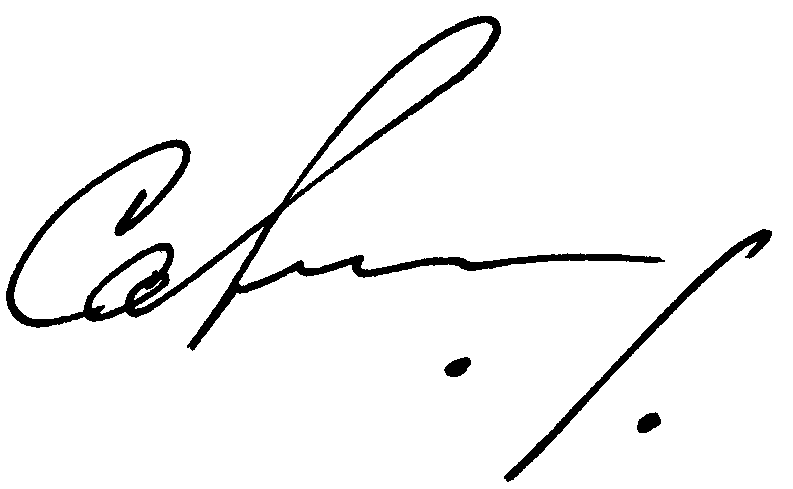
#> input picture 1.png, 793 x 489 px
$ python main.py   (older library calls are emulated)
#> lines starting #> are read from the running program, lines starting #| are printed output that depends on the picture; after the words box and inside, x2 and y2 are one past the last pixel; in counts of white or black regions, pixels touching at a corner belong together; long printed decimals are rounded
import cv2
import sys

# Проверка аргументов кс
print("Введите аргументы: 1-изоражение-шаблон, 2-изображение-источник")

template_filename = input()
#> the answer given: 1.png
source_filename = input()
#> the answer given: 1.png

# Загрузка изображения, Изменение размера
img = cv2.imread(template_filename)
#> img is the input picture: shape (489, 793, 3); 95.1% white; 4 black regions, box (x1, y1, x2, y2) and area: (6, 16, 665, 351) 15256, (504, 229, 772, 482) 3072, (444, 357, 471, 377) 362, (637, 412, 661, 433) 347
img_t = cv2.resize(img, (475, 310), interpolation=cv2.INTER_CUBIC)
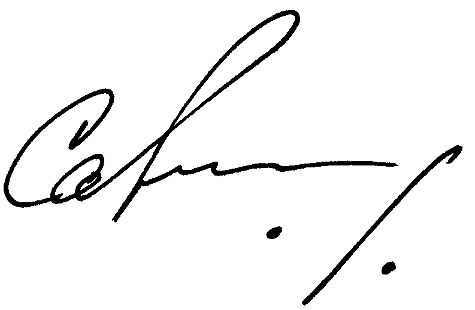
#> img_t: shape (310, 475, 3); min 0, max 255, mean 242.5

img = cv2.imread(source_filename)
img_s = cv2.resize(img, (475, 310), interpolation=cv2.INTER_CUBIC)

# Бинаризация изображения-шаблона, определение контуров изображения-шаблона
imgray_t = cv2.cvtColor(img_t, cv2.COLOR_BGR2GRAY)
ret_t, thresh_t = cv2.threshold(imgray_t, 127, 255, 0)
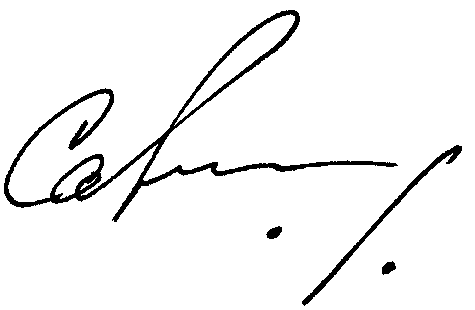
#> thresh_t: shape (310, 475); 95.1% white; 4 black regions
im2_t, contours_t, hierarchy_t = cv2.findContours(thresh_t, cv2.RETR_TREE, cv2.CHAIN_APPROX_SIMPLE)
#> contours_t = 8 contours, 1 with area under 20; largest, box (x1, y1, x2, y2) and area: (0, 0, 475, 310) 146466, (3, 9, 399, 223) 9850, (174, 14, 295, 126) 2347, (301, 144, 463, 307) 1374, (55, 159, 100, 199) 580, (265, 225, 283, 240) 157, (381, 260, 397, 276) 147

# Бинаризация изображения-источника, определение контуров изображения-источника
imgray_s = cv2.cvtColor(img_s, cv2.COLOR_BGR2GRAY)
ret_s, thresh_s = cv2.threshold(imgray_s, 127, 255, 0)
im2_s, contours_s, hierarchy_s = cv2.findContours(thresh_s, cv2.RETR_TREE, cv2.CHAIN_APPROX_SIMPLE)
#> contours_s has the same summary as contours_t

# 1. Количество контуров
# (Анализ)
t_contours_count = len(contours_t)
#> t_contours_count = 8
s_contours_count = len(contours_s)
#> s_contours_count = 8

print("----------------\nРасчет критериев\n----------------")
print("Количество контуров первой подписи: ", t_contours_count)
#| Количество контуров первой подписи:  8
print("Количество контуров второй подписи: ", s_contours_count)
#| Количество контуров второй подписи:  8

# 2. Ориентация контуров

# Высчитать средний наклон 2х росписей
sum_angle_t = 0
sum_angle_s = 0
for i in range(t_contours_count):
    sum_angle_t += cv2.minAreaRect(contours_t[i])[-1]
#> this loop made 8 passes
#> sum_angle_t on passes 1 to 8: -90, -135, -180, -224.4, -235.6, -267.6, -312.6, -351.1
#> after the loop, sum_angle_t = -351.1

for i in range(s_contours_count):
    sum_angle_s += cv2.minAreaRect(contours_s[i])[-1]
#> this loop made 8 passes
#> after the loop, sum_angle_s = -351.1

# Среднее отклонение ориентации
# (Анализ)
angle_mid_s = sum_angle_s/s_contours_count
#> angle_mid_s = -43.89
angle_mid_t = sum_angle_t/t_contours_count
#> angle_mid_t = -43.89

print("Ориентация контуров первой подписи: ", angle_mid_t)
#| Ориентация контуров первой подписи:  -43.893
print("Ориентация контуров второй подписи: ", angle_mid_t)
#| Ориентация контуров второй подписи:  -43.893

# 3. Длина контуров
sum_len_t = 0
sum_len_s = 0
# Общая длина подписи-шаблона
for i in range(t_contours_count):
    sum_len_t += cv2.arcLength(contours_t[i], True)
#> this loop made 8 passes
#> sum_len_t on passes 1 to 8: 1566, 1614.3, 1664.6, 2173.8, 4384.7, 4429.2, 4572.3, 4921.8
#> after the loop, sum_len_t = 4921.8

# Общая длина проверяемой подписи
for i in range(s_contours_count):
    sum_len_s += cv2.arcLength(contours_s[i], True)
#> this loop made 8 passes
#> after the loop, sum_len_s = 4921.8

print("Общая длина контуров первой подписи: ", sum_len_t)
#| Общая длина контуров первой подписи:  4921.847
print("Общая длина контуров второй подписи: ", sum_len_s)
#| Общая длина контуров второй подписи:  4921.847

# 4. Положение экстремумов подписи
# Поиск  экстремумов по оси Y:
# a) для шаблона
contours_t = contours_t[1:]
#> contours_t = 7 contours, 1 with area under 20; largest, box (x1, y1, x2, y2) and area: (3, 9, 399, 223) 9850, (174, 14, 295, 126) 2347, (301, 144, 463, 307) 1374, (55, 159, 100, 199) 580, (265, 225, 283, 240) 157, (381, 260, 397, 276) 147
y_max_t = []
y_min_t = []
for i in range(t_contours_count-1):
    cnt = contours_t[i]
    topmost = tuple(cnt[cnt[:,:,1].argmin()][0])
    bottommost = tuple(cnt[cnt[:,:,1].argmax()][0])
    y_max_t.append(topmost[1])
    y_min_t.append(bottommost[1])
#> this loop made 7 passes
#> (topmost, bottommost) on passes 1 to 7: ((392, 260), (383, 275)), ((278, 225), (273, 239)), ((456, 144), (304, 306)), ((286, 9), (116, 222)), ((96, 177), (80, 189)), ((93, 159), (60, 198)), ((290, 14), (174, 125))
#> after the loop, y_max_t = [260, 225, 144, 9, 177, 159, 14]; y_min_t = [275, 239, 306, 222, 189, 198, 125]

print("Экстремумы контуров первой подписи по оси Y: y(max)=", max(y_max_t), ", y(min)=", min(y_min_t))
#| Экстремумы контуров первой подписи по оси Y: y(max)= 260 , y(min)= 125

# b) для источника
y_max_s = []
y_min_s = []
contours_s = contours_s[1:]
#> contours_s has the same summary as contours_t
for i in range(s_contours_count-1):
    cnt = contours_s[i]
    topmost = tuple(cnt[cnt[:,:,1].argmin()][0])
    bottommost = tuple(cnt[cnt[:, :, 1].argmax()][0])
    y_max_s.append(topmost[1])
    y_min_s.append(bottommost[1])
#> after the loop, y_max_s = [260, 225, 144, 9, 177, 159, 14]; y_min_s = [275, 239, 306, 222, 189, 198, 125]

print("Экстремумы контуров второй подписи по оси Y: y(max)=", max(y_max_s), ", y(min)=", min(y_min_s))
#| Экстремумы контуров второй подписи по оси Y: y(max)= 260 , y(min)= 125

# Поиск экстремумов по оси X
# a) для шаблона:
x_max_t = []
x_min_t = []
for i in range(t_contours_count-1):
    cnt = contours_t[i]
    leftmost = tuple(cnt[cnt[:,:,0].argmin()][0])
    rightmost = tuple(cnt[cnt[:, :, 0].argmax()][0])
    x_max_t.append(rightmost[0])
    x_min_t.append(leftmost[0])
#> this loop made 7 passes
#> (leftmost, rightmost) on passes 1 to 7: ((381, 273), (396, 266)), ((265, 234), (282, 227)), ((301, 303), (462, 146)), ((3, 193), (398, 165)), ((80, 189), (96, 177)), ((55, 192), (99, 163)), ((174, 125), (294, 20))
#> after the loop, x_max_t = [396, 282, 462, 398, 96, 99, 294]; x_min_t = [381, 265, 301, 3, 80, 55, 174]

print("Экстремумы контуров первой подписи по оси X: x(max)=", max(x_max_t), ", x(min)=", min(x_min_t))
#| Экстремумы контуров первой подписи по оси X: x(max)= 462 , x(min)= 3

# b) для источника
x_max_s = []
x_min_s = []
for i in range(s_contours_count-1):
    cnt = contours_s[i]
    leftmost = tuple(cnt[cnt[:,:,0].argmin()][0])
    rightmost = tuple(cnt[cnt[:, :, 0].argmax()][0])
    x_max_s.append(rightmost[0])
    x_min_s.append(leftmost[0])
#> after the loop, x_max_s = [396, 282, 462, 398, 96, 99, 294]; x_min_s = [381, 265, 301, 3, 80, 55, 174]

print("Экстремумы контуров второй подписи по оси X: x(max)=", max(x_max_s), ", x(min)=", min(x_min_s))
#| Экстремумы контуров второй подписи по оси X: x(max)= 462 , x(min)= 3

print("------------------\nПроверка критериев\n------------------")
count_crit = 0
# Количество контуров
if abs(t_contours_count-s_contours_count) <= 20:
    print(""""Количество контуров": критерий выполняется!""")
else:
    print(""""Количество контуров": критерий НЕ выполняется!""")
    count_crit += 1

# Длина контуров
if abs(sum_len_t-sum_len_s)/max(sum_len_s, sum_len_t) <= 0.2:
    print(""""Общая длина контуров": критерий выполняется!""")
else:
    print(""""Общая длина контуров": критерий НЕ выполняется!""")
    count_crit += 1


# Ориентация контуров
if abs(angle_mid_t-angle_mid_s) <= 10:
    print(""""Ориентация контуров": критерий выполняется!""")
else:
    print(""""Ориентация контуров": критерий НЕ выполняется!""")
    count_crit += 1

# Экстремумы контуров
if abs(max(y_max_t)-max(y_max_s)) <= 25:
    print(""""Экстремум по оси Y(max)": критерий выполняется!""")
else:
    print(""""Экстремум по оси Y(max)": критерий НЕ выполняется!""")
    count_crit += 1

if abs(min(y_min_t)-min(y_min_s)) <= 25:
    print(""""Экстремум по оси Y(min)": критерий выполняется!""")
else:
    print(""""Экстремум по оси Y(min)": критерий НЕ выполняется!""")
    count_crit += 1

if abs(max(x_max_t)-max(x_max_s)) <= 25:
    print(""""Экстремум по оси X(max)": критерий выполняется!""")
else:
    print(""""Экстремум по оси X(max)": критерий НЕ выполняется!""")
    count_crit += 1

if abs(min(x_min_t)-min(x_min_s)) <= 25:
    print(""""Экстремум по оси X(min)": критерий выполняется!""")
else:
    print(""""Экстремум по оси X(min)": критерий НЕ выполняется!""")
    count_crit += 1

print("----\nИтог\n----")
print("Выполнено критериев: ", 7-count_crit, " из 7")
if count_crit <= 1:
    print("Роспись подлинная!")
elif 1 < count_crit < 3:
    print("Вероятно, роспись подлинная")
else:
    print("Роспись поддельная!")
